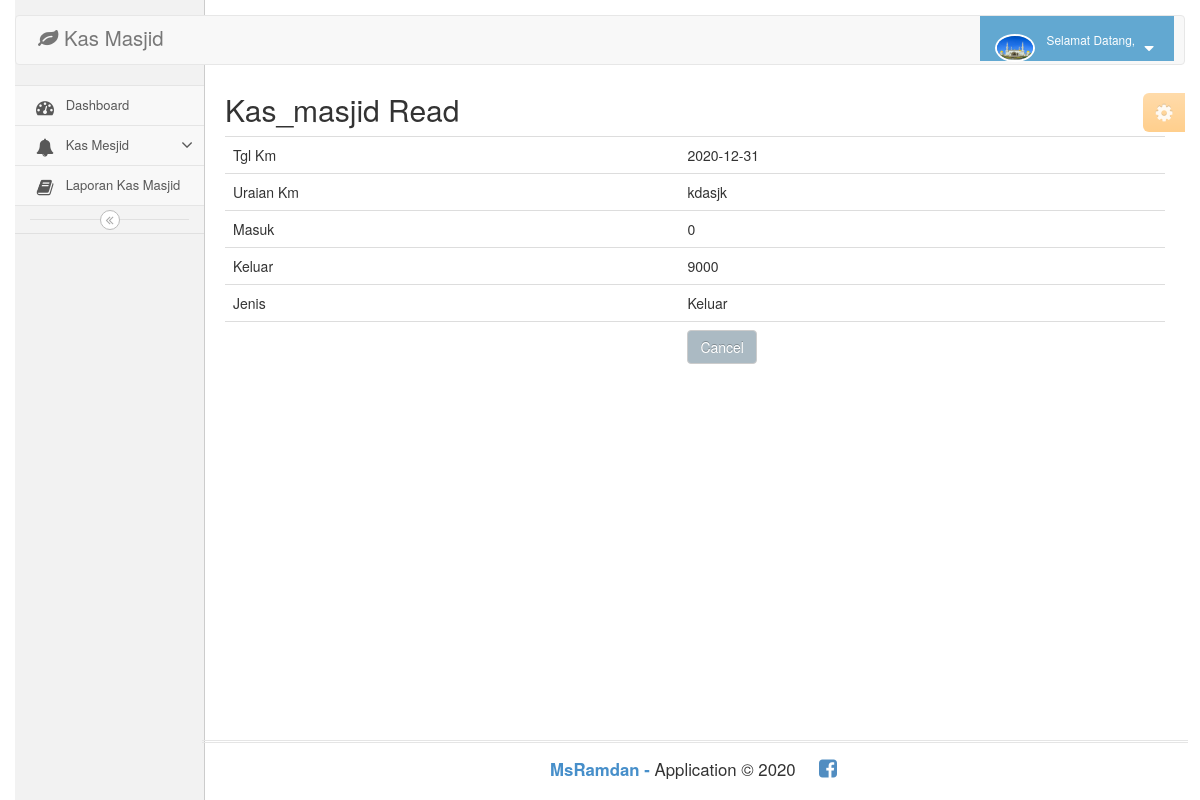
Screenshot of /rekap_kas_masjid/read/46 with the database file from the repository.
### tables this page shows
CREATE TABLE `kas_masjid` (
  `id_km` int(11) NOT NULL,
  `tgl_km` date NOT NULL,
  `uraian_km` varchar(200) NOT NULL,
  `masuk` int(11) NOT NULL,
  `keluar` int(11) NOT NULL,
  `jenis` enum('Masuk','Keluar') NOT NULL,
  `categori_sumber_id` int(11) DEFAULT NULL,
  `categori_tujuan_id` int(11) DEFAULT NULL
);

### application/libraries/Template.php (called while the page is built)
<?php
Class Template{
    var $template_data = array();
    function set($name, $value)
    {
        $this->template_data[$name]=$value;
    }
    function load($template ='', $view ='', $view_data = array(), $return =FALSE)
    {
        $this->CI=& get_instance();
        $this->set('contents',$this->CI->load->view($view, $view_data, TRUE));
        return $this->CI->load->view($template, $this->template_data, $return);
    }
}

### application/controllers/Rekap_kas_masjid.php (called while the page is built, shortened)
<?php
class Rekap_kas_masjid extends CI_Controller
{
    public function read($id)
    {
        $row = $this->Rekap_kas_masjid_model->get_by_id($id);
        if ($row) {
            $data = array(
		'id_km' => $row->id_km,
		'tgl_km' => $row->tgl_km,
		'uraian_km' => $row->uraian_km,
		'masuk' => $row->masuk,
		'keluar' => $row->keluar,
		'jenis' => $row->jenis,
	    );
            $this->template->load('template','rekap_kas_masjid/kas_masjid_read', $data);
        } else {
            $this->session->set_flashdata('message', 'Record Not Found');
            redirect(site_url('rekap_kas_masjid'));
        }
    }
}

### index.php (called while the page is built, shortened)
<?php
require_once BASEPATH.'core/CodeIgniter.php';

### application/models/Rekap_kas_masjid_model.php (called while the page is built, shortened)
<?php
class Rekap_kas_masjid_model extends CI_Model
{
    public $table = 'kas_masjid';
    public $id = 'id_km';
    function get_by_id($id)
    {
        $this->db->where($this->id, $id);
        return $this->db->get($this->table)->row();
    }
}

### application/views/rekap_kas_masjid/kas_masjid_read.php (the view, shortened to what this page needs)
<!doctype html>
<html>
    <head>
        <link rel="stylesheet" href="<?php echo base_url('assets/bootstrap/css/bootstrap.min.css') ?>"/>
    </head>
    <body>
        <h2 style="margin-top:0px">Kas_masjid Read</h2>
        <table class="table">
	    <tr><td>Tgl Km</td><td><?php echo $tgl_km; ?></td></tr>
	    <tr><td>Uraian Km</td><td><?php echo $uraian_km; ?></td></tr>
	    <tr><td>Masuk</td><td><?php echo $masuk; ?></td></tr>
	    <tr><td>Keluar</td><td><?php echo $keluar; ?></td></tr>
	    <tr><td>Jenis</td><td><?php echo $jenis; ?></td></tr>
	    <tr><td></td><td><a href="<?php echo site_url('rekap_kas_masjid') ?>" class="btn btn-default">Cancel</a></td></tr>
	</table>
        </body>
</html>

### application/views/rekap_kas_masjid/kas_masjid_read.php (style rules this page uses)
body { padding: 15px; }

### rows the page displays
kas_masjid: tgl_km "2020-12-31", uraian_km "kdasjk", masuk "0", keluar "9000", jenis "Keluar"
